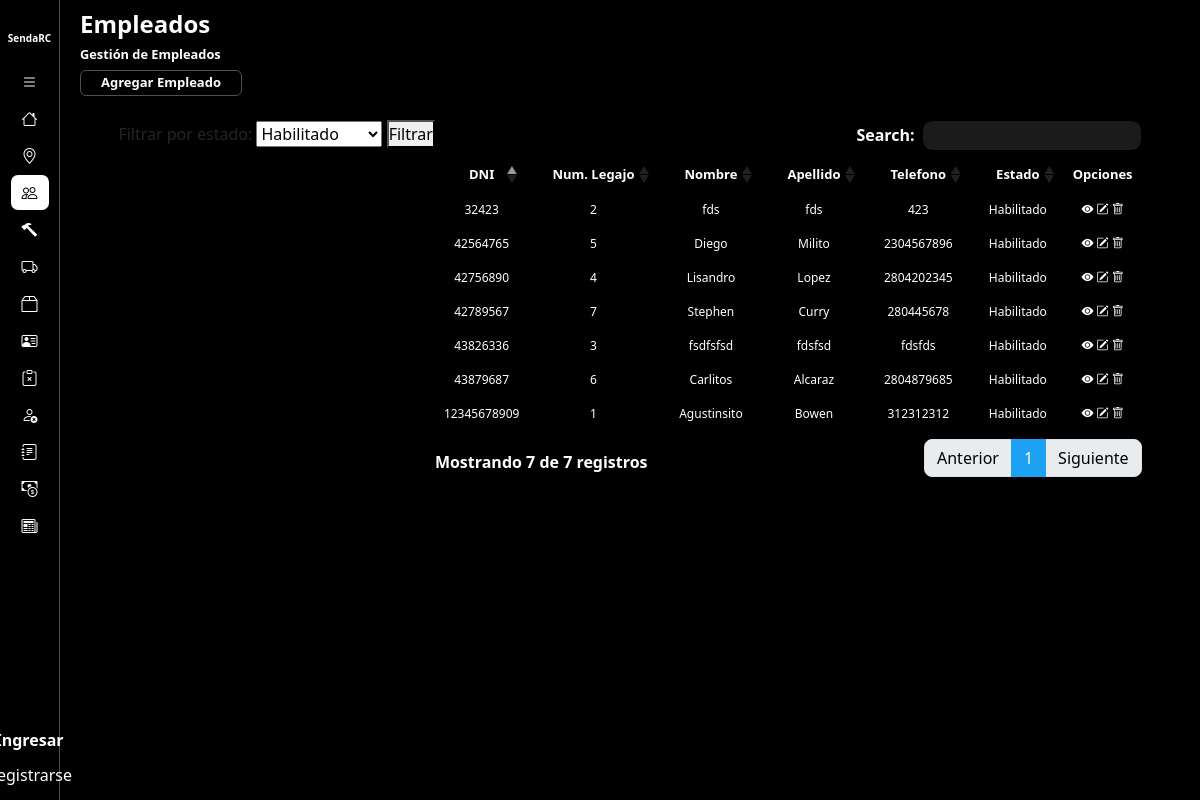
Page /gestionEmpleado/ on the earlier database version.
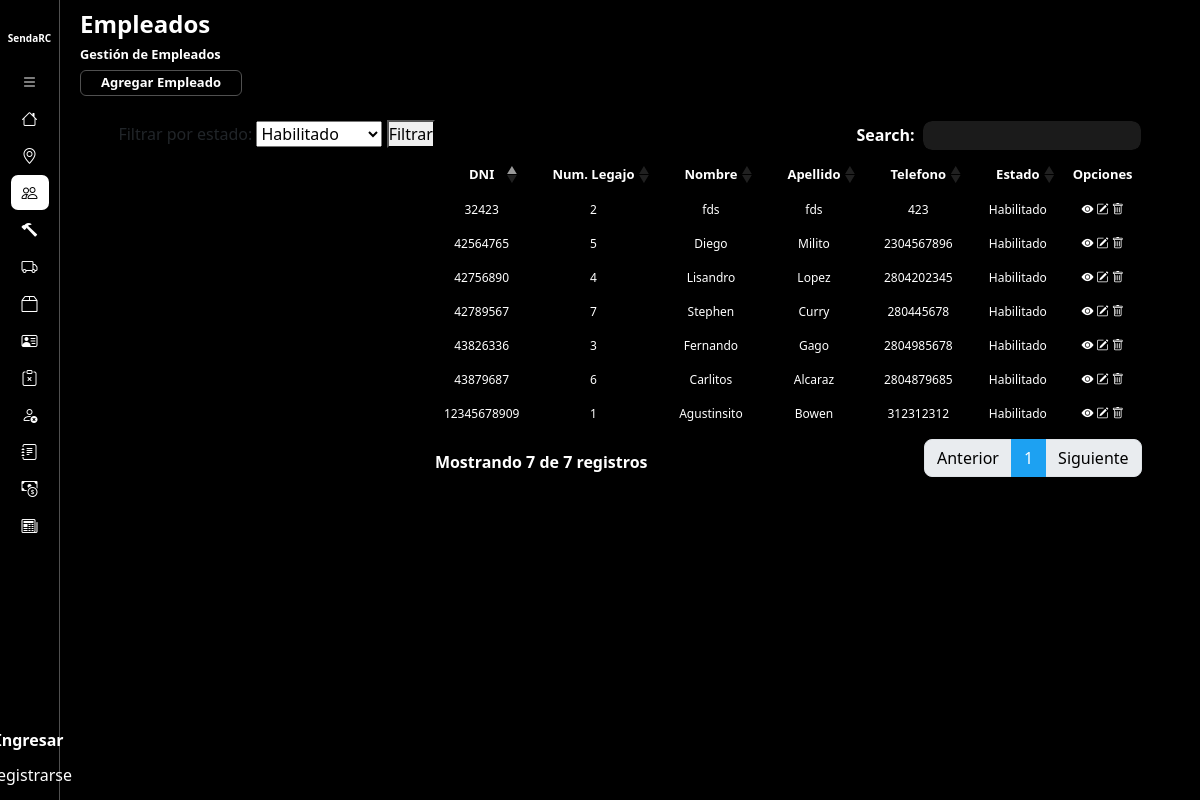
Same page on the later database version.
### core/models.py (models this page shows, shortened)
class Empleado(models.Model):
    numDNI = models.CharField(unique=True,max_length=10)
    nombre = models.CharField(max_length=50)
    apellido = models.CharField(max_length=50)
    telefono = models.CharField(max_length=10)
    email = models.EmailField(max_length=254)
    sueldo = models.IntegerField()
    localidad = models.ForeignKey(Localidad, on_delete=models.DO_NOTHING)
    activo = models.BooleanField(default=True)
    sueldo_basico = 58000
    objects = EmpleadoManager()
    habilitados = EmpleadoManager(True)
    deshabilitados = EmpleadoManager(False)
    def getEstado(self):
        if self.activo == True:
            return "Habilitado"
        else:
            return "Deshabilitado"

### core/views.py (the view)
# urls.py: path('gestionEmpleado/', gestionEmpleado.as_view(), name = 'gestionEmpleado'),
class gestionEmpleado(ListView):
    model = Empleado
    template_name = 'empleado/gestionEmpleados.html'
    context_object_name = 'empleados'
    def get_context_data(self, **kwargs):
        context = super().get_context_data(**kwargs)
        context['estados'] = ['Habilitado', 'Deshabilitado', 'Todos']
        estado = self.request.GET.get('estado', '')
        if estado == 'Habilitado' or not estado:
            context['empleados'] = Empleado.habilitados.all()
        elif estado == 'Deshabilitado':
            context['empleados'] = Empleado.deshabilitados.all()
        elif estado == 'Todos':
            context['empleados'] = Empleado.objects.all()
        return context

### core/models.py (called while the page is built)
    def get_queryset(self):
        qs = super().get_queryset()
        return qs.filter(activo=self.habilitado) if self.habilitado is not None else qs

### core/templates/empleado/gestionEmpleados.html (shortened to what this page needs)
{% extends 'layouts/baseGestion.html' %}
{% load static %}
{% block extracss %}{{block.super}}
<link href="{% static 'css/baseGestion.css' %}" rel="stylesheet" />
{% endblock %}
{% block title%}
    <h1>Empleados</h1>
    <h2>Gestión de Empleados</h2>
    <a href="{% url 'altaEmpleado' %}" class="btn-agregarEntidad">Agregar Empleado</a>
{% endblock %}
{% block listado%}
<form method="GET" action="{% url 'gestionEmpleado' %}">
    <label for="estado">Filtrar por estado:</label>
    <select name="estado" id="estado">
        {% for option in estados %}
            <option value="{{ option }}" {% if option == request.GET.estado %} selected {% endif %}>{{ option }}</option>
        {% endfor %}
    </select>
    <button type="submit">Filtrar</button>
</form>
<table class="table table-striped table-dark">
    <thead>
        <tr>
            <th scope="col">DNI</th>
            <th scope="col">Num. Legajo</th>
            <th scope="col">Nombre</th>
            <th scope="col">Apellido</th>
            <th scope="col">Telefono</th>
            <th scope="col">Estado</th>
            <th scope="col">Opciones</th>
        </tr>
    </thead>
    <tbody>
        {% for empleado in empleados %}
            <tr class="fila-tabla">
                <td scope="row">{{ empleado.numDNI }}</td>
                <td scope="row">{{ empleado.pk }}</td>
                <td scope="row">{{ empleado.nombre }}</td>
                <td scope="row">{{ empleado.apellido }}</td>
                <td scope="row">{{ empleado.telefono }}</td>
                <td scope="row">{{ empleado.getEstado }}</td>
                <td scope="row">
                    <button href="#" class="opcion" type="button" data-bs-toggle="offcanvas" data-bs-target="#offcanvasExample" aria-controls="offcanvasExample"><i class="bi bi-eye-fill"></i></button>
                    <a href="{% url 'modificarEmpleado' empleado.pk %}" class="opcion"><i class="bi bi-pencil-square"></i></i></a>
                    <button href="#" class="opcion"><i class="bi bi-trash"></i></button>
                </td>
            </tr>
        {% endfor %}
    </tbody>
</table>
{% endblock %}

Differences in the rows shown:
changed Empleado id 3: nombre "fsdfsfsd" → "Fernando"; apellido "fdsfsd" → "Gago"; telefono "fdsfds" → "2804985678"
